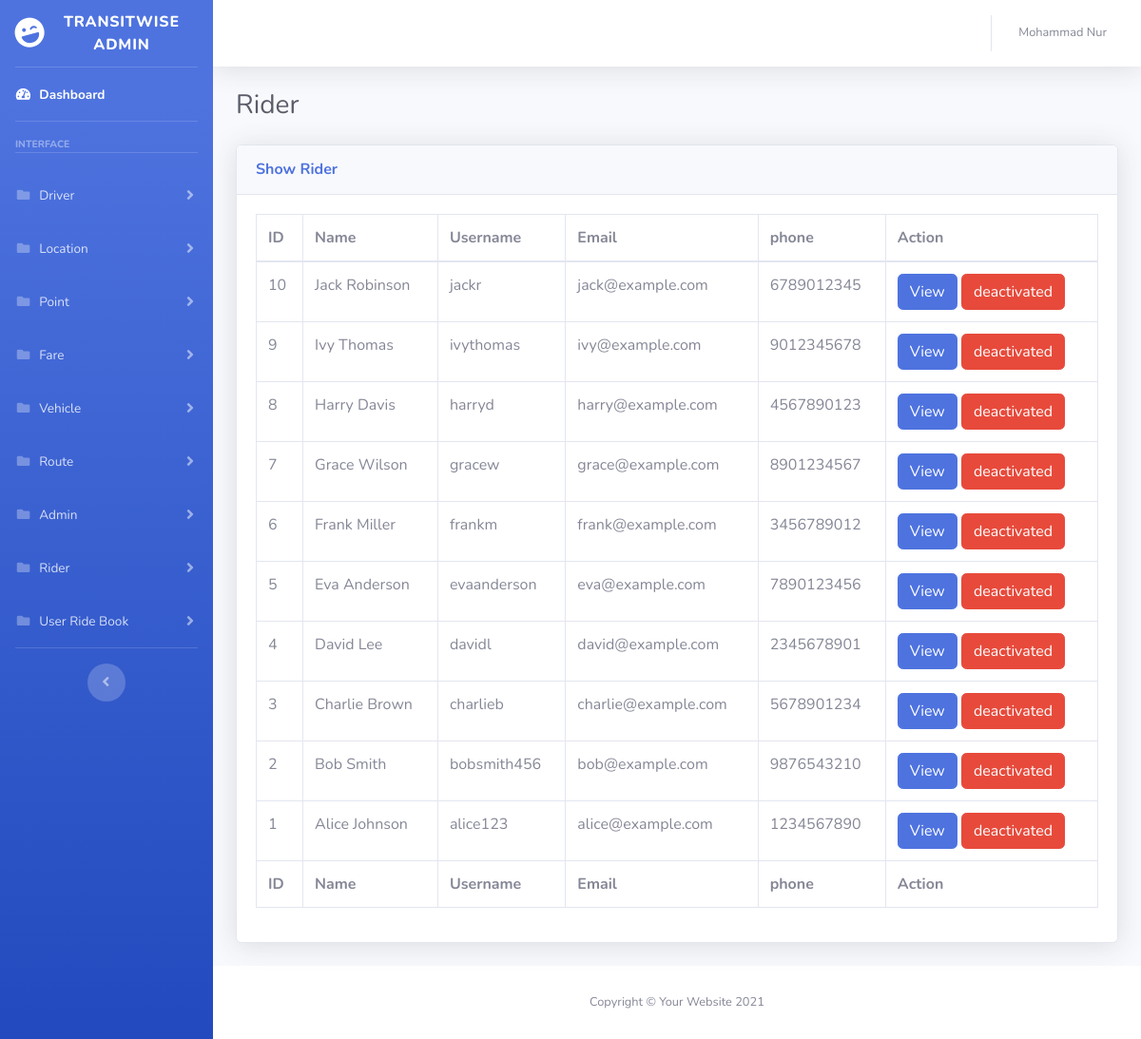
Before: /admin/show_riders.php (signed in) with the older database file.
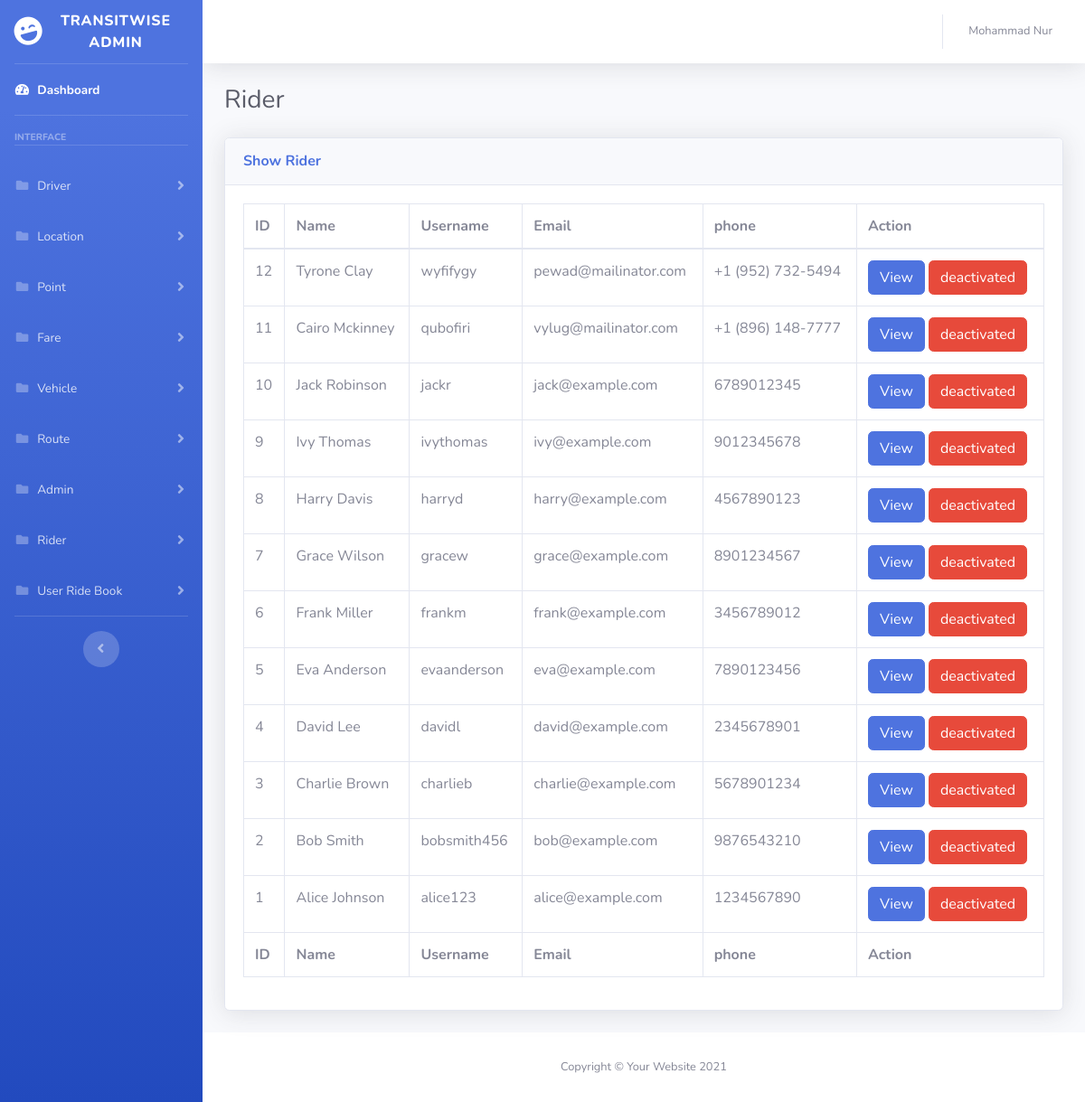
After: the same page with the newer database file.
### tables this page shows
CREATE TABLE `rider` (
  `id` int(11) NOT NULL AUTO_INCREMENT,
  `name` varchar(255) NOT NULL,
  `username` varchar(255) NOT NULL,
  `email` varchar(255) NOT NULL,
  `phone` varchar(255) NOT NULL,
  `password` varchar(255) NOT NULL,
  `role` varchar(255) NOT NULL,
  `token` varchar(255) DEFAULT NULL,
  `status` varchar(255) NOT NULL DEFAULT 'active',
  `created_at` timestamp NULL DEFAULT NULL,
  PRIMARY KEY (`id`),
  UNIQUE KEY `username` (`username`),
  UNIQUE KEY `email` (`email`),
  UNIQUE KEY `phone` (`phone`)
);

### lib/MainTable.php (called while the page is built, shortened)
<?php
abstract class MainTable
{
    protected  $table;
    public function readAll() {
        $sql ="SELECT * FROM ".$this->table." ORDER BY id DESC ";
        $stmt =Database::prepare($sql);
        $stmt->execute();
        return $stmt->fetchAll();
    }
}

### lib/Database.php (called while the page is built, shortened)
<?php
class Database {
    private static $pdo;
    public static function Connection(): PDO
    {
        if(!isset(self::$pdo)){
            try {
                self::$pdo = new PDO("mysql:host=".DB_HOST.";dbname=".DB_NAME,DB_USER,DB_PASS);
            } catch (PDOException $e) {
                echo "Connection fail...".$e->getMessage();
            }
        }
        return self::$pdo;
    }
    public static function prepare($sql): false|PDOStatement
    {
        return self::Connection()->prepare($sql);
    }
}

### admin/show_riders.php (the view, shortened to what this page needs)
<?php include_once "inc/header.php"; ?>
<?php
$admins = new RiderTable();
$results = $admins->readAll();
?>
<div class="d-sm-flex align-items-center justify-content-between mb-4">
    <h1 class="h3 mb-0 text-gray-800">Rider</h1>
</div>
<div class="card shadow mb-4">
    <div class="card-header py-3">
        <h6 class="m-0 font-weight-bold text-primary">Show Rider</h6>
    </div>
    <div class="card-body">
        <div class="table-responsive">
            <table class="table table-bordered" id="dataTable" width="100%" cellspacing="0">
                <thead>
                    <tr>
                        <th>ID</th>
                        <th>Name</th>
                        <th>Username</th>
                        <th>Email</th>
                        <th>phone</th>
                        <th>Action</th>
                    </tr>
                </thead>
                <tfoot>
                    <tr>
                        <th>ID</th>
                        <th>Name</th>
                        <th>Username</th>
                        <th>Email</th>
                        <th>phone</th>
                        <th>Action</th>
                    </tr>
                </tfoot>
                <tbody>
                    <?php foreach ($results as $row) { ?>
                        <tr>
                            <td><?php echo $row['id']; ?></td>
                            <td><?php echo $row['name']; ?></td>
                            <td><?php echo $row['username']; ?></td>
                            <td><?php echo $row['email']; ?></td>
                            <td><?php echo $row['phone']; ?></td>
                            <td><a href="view_rider.php?id=<?php echo $row['id']; ?>"class="btn btn-primary" >View</a> <a class="btn btn-danger" href="?delete=<?php echo $row['id']; ?>">deactivated</a></td>
                        </tr>
                    <?php } ?>
                </tbody>
            </table>
        </div>
    </div>
</div>
<?php include_once "inc/footer.php"; ?>

Changed rows visible on the page:
added rider: id "12", name "Tyrone Clay", username "wyfifygy", email "pewad@mailinator.com", phone "+1 (952) 732-5494"
added rider: id "11", name "Cairo Mckinney", username "qubofiri", email "vylug@mailinator.com", phone "+1 (896) 148-7777"
